Frame 1 (no input): blank canvas, image omitted
Frame 60 (no input): blank canvas, image omitted
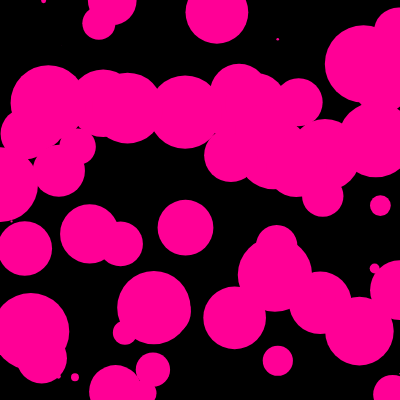
Frame 120 (the mouse pressed at the canvas centre since frame 60)

The p5.js sketch whose frames 1 and 60 were blank and that drew this single picture after the mouse press (run headless with seeded random() and noise() and a simulated clock; from frame 60 on, the mouse is pressed at the canvas centre):

// p5.js sketch
// ── sketch.js
function setup() {
    createCanvas(400, 400);
    noStroke();
    fill(255, 0, 150);
    background(0);
}

function draw() {
    if (mouseIsPressed) {
        circle(random(width), random(height), random(width) / 5);
    }  
    if (keyIsPressed) {
        background (0); 
    }
    
    random(min, max)
    


}
